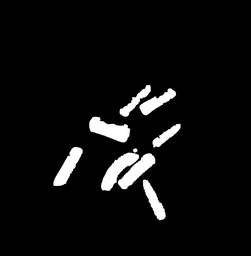
#> input picture test.jpg, 251 x 256 px, shrunk from 1800 x 1836 before the run, given in place of Plus_sign.jpg, which was not available
$ jupyter execute --allow-errors pressent.ipynb   (shell and % lines are left out)   (Python 2 division)
#> lines starting #> are read from the running program, lines starting #| are printed output that depends on the picture; after the words box and inside, x2 and y2 are one past the last pixel; in counts of white or black regions, pixels touching at a corner belong together; pictures that were not available may be replaced by others from this repository, and a replacement may not be noted
#> in read_image, image is the input picture: shape (256, 251); min 0, max 255, mean 13.8
#> in read_image, `ret,image = cv2.threshold(image,127,255,cv2.THRESH_BINARY_INV)`:
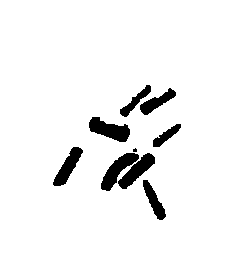
#> image: shape (256, 251); 94.6% white; 9 black regions (1 under 20 px), largest, box (x1, y1, x2, y2) and area: (89, 117, 130, 142) 589, (101, 153, 139, 191) 575, (118, 153, 155, 189) 527
[cell 1]
from skimage.exposure import rescale_intensity
import numpy as np
import argparse
import cv2
import math
from matplotlib import pyplot as plt

[cell 2]
def convolve(image, kernel,ker_mul,iterations):

#> called with kernel = array of shape (3, 3), ker_mul = 1, iterations = 5
    if iterations==0:
        return image
    else:
        (iH, iW) = image.shape[:2]
#> iH = 256; iW = 251
        (kH, kW) = kernel.shape[:2]

        pad = (kW - 1) / 2
        image = cv2.copyMakeBorder(image, pad, pad, pad, pad,cv2.BORDER_REPLICATE)
#> image: shape (258, 253); 94.7% white; 9 black regions (1 under 20 px), largest, box (x1, y1, x2, y2) and area: (90, 118, 131, 143) 589, (102, 154, 140, 192) 575, (119, 154, 156, 190) 527
        output = np.zeros((iH, iW), dtype="float32")

        for y in range(iH):
            for x in range(iW):
                roi = image[y :y + kH, x:x + kW]
                k = (roi * kernel).sum()
                k=k/ker_mul
                output[y,x] = k

        output = rescale_intensity(output, in_range=(0, 255))
#> output: shape (256, 251) float32; values 0 (black) and 1 (white), 1.5% white in thin lines or dots, all inside (x1, y1, x2, y2) = (52, 91, 182, 221)
        output = (output * 255).astype("uint8")
        return convolve(output,kernel,ker_mul,iterations-1)
#> in convolve (call 2), `image = cv2.copyMakeBorder(image, pad, pad, pad, pad,cv2.BORDER_REPLIC..`: image: shape (258, 253); 1.5% white in thin lines or dots, all inside (x1, y1, x2, y2) = (53, 92, 183, 222)
#> in convolve (call 2), `output = rescale_intensity(output, in_range=(0, 255))`: output: shape (256, 251) float32; values 0 (black) and 1 (white), 1.6% white in thin lines or dots, all inside (x1, y1, x2, y2) = (51, 90, 183, 220)
#> call 3 of convolve, with kernel = array of shape (3, 3), ker_mul = 1, iterations = 3
#> in convolve (call 3), `image = cv2.copyMakeBorder(image, pad, pad, pad, pad,cv2.BORDER_REPLIC..`: image: shape (258, 253); 1.6% white in thin lines or dots, all inside (x1, y1, x2, y2) = (52, 91, 184, 221)
#> after the loop in convolve (call 3), `for y in range(iH):`:
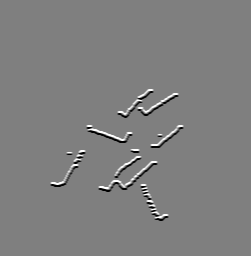
#> output: shape (256, 251) float32; min -1020, max 1020, mean 0; drawn with min black and max white
#> in convolve (call 3), `output = rescale_intensity(output, in_range=(0, 255))`: output: shape (256, 251) float32; values 0 (black) and 1 (white), 1.7% white in thin lines or dots, all inside (x1, y1, x2, y2) = (50, 89, 184, 218)
#> call 4 of convolve, with kernel = array of shape (3, 3), ker_mul = 1, iterations = 2
#> in convolve (call 4), `image = cv2.copyMakeBorder(image, pad, pad, pad, pad,cv2.BORDER_REPLIC..`:
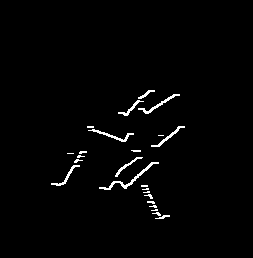
#> image: shape (258, 253); 1.7% white in thin lines or dots, all inside (x1, y1, x2, y2) = (51, 90, 185, 219)
#> after the loop in convolve (call 4), `for y in range(iH):`:
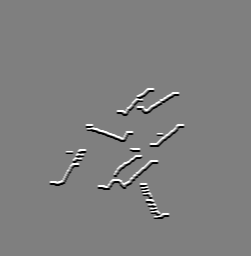
#> output: shape (256, 251) float32; min -1020, max 1020, mean 0; drawn with min black and max white
#> in convolve (call 4), `output = rescale_intensity(output, in_range=(0, 255))`: output: shape (256, 251) float32; values 0 (black) and 1 (white), 1.8% white in thin lines or dots, all inside (x1, y1, x2, y2) = (49, 88, 185, 217)
#> in convolve (call 5), `image = cv2.copyMakeBorder(image, pad, pad, pad, pad,cv2.BORDER_REPLIC..`:
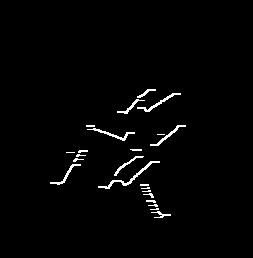
#> image: shape (258, 253); 1.8% white in thin lines or dots, all inside (x1, y1, x2, y2) = (50, 89, 186, 218)
#> after the loop in convolve (call 5), `for y in range(iH):`:
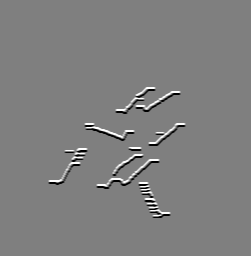
#> output: shape (256, 251) float32; min -1020, max 1020, mean 0; drawn with min black and max white
#> in convolve (call 5), `output = rescale_intensity(output, in_range=(0, 255))`:
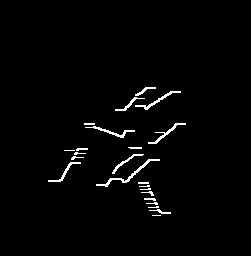
#> output: shape (256, 251) float32; values 0 (black) and 1 (white), 1.9% white in thin lines or dots, all inside (x1, y1, x2, y2) = (48, 87, 186, 216)
#> in convolve (call 7), `image = cv2.copyMakeBorder(image, pad, pad, pad, pad,cv2.BORDER_REPLIC..`:
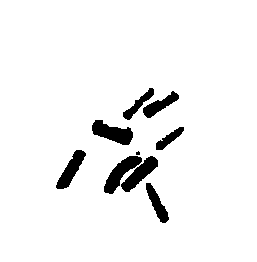
#> image: shape (262, 257); 94.8% white; 9 black regions (1 under 20 px), largest, box (x1, y1, x2, y2) and area: (92, 120, 133, 145) 589, (104, 156, 142, 194) 575, (121, 156, 158, 192) 527
#> after the loop in convolve (call 7), `for y in range(iH):`:
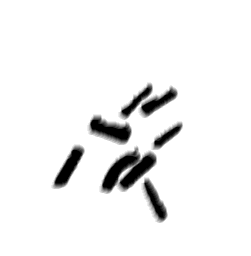
#> output: shape (256, 251) float32; min 0, max 3570, mean 3376.5; drawn with min black and max white
#> in convolve (call 7), `output = rescale_intensity(output, in_range=(0, 255))`:
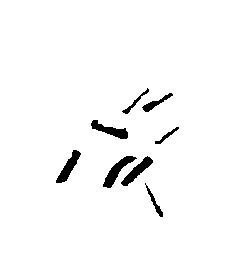
#> output: shape (256, 251) float32; values 0 (black) and 1 (white), 97.3% white; 8 black regions, largest, box (x1, y1, x2, y2) and area: (103, 156, 137, 188) 347, (121, 156, 153, 186) 310, (56, 150, 81, 183) 307

[cell 3]
def find_shape(image, kernel):
    (iH, iW) = image.shape[:2]
#> iH = 256; iW = 251
    (kH, kW) = kernel.shape[:2]

    pad = (kW - 1) / 2
    image = cv2.copyMakeBorder(image, pad, pad, pad, pad,cv2.BORDER_REPLICATE)
    output = np.zeros((iH, iW), dtype="float32")
    prev_sum=0
    for y in range(iH):
        for x in range(iW):
            roi = image[y :y + kH, x:x + kW]
            k = (roi * kernel).sum()
            if k> prev_sum:
                prev_sum=k
                y1,yw,x1,xw=y,y + kH,x,x + kW
#> after the loop, prev_sum = 3570; x1 = 0; xw = 7; y1 = 0; yw = 7

    return (cv2.rectangle(image.copy(), (x1, y1), (xw, yw), (255,0,0), 2))

[cell 4]
def plot(*images):
    ncols=2
    nrows=int(math.ceil(len(images)/2.0))
    fig, ax = plt.subplots(nrows, ncols,gridspec_kw = {'wspace':0, 'hspace':0},facecolor='.5')
    plt.axis('off')
    for i in range(0,len(images)):
        plt.subplot(nrows,ncols,i+1),plt.imshow(images[i],cmap='Greys')
        plt.axis('off')
    plt.show()

[cell 5]
def read_image(path,invert=0):
    image= cv2.imread(path,0)
    if invert==1:
        ret,image = cv2.threshold(image,127,255,cv2.THRESH_BINARY_INV)
    plot(image)
    return image

[cell 6]
sobelX = np.array((
    [-1, 0, 1],
    [-2, 0, 2],
    [-1, 0, 1]), dtype="int")
sharpen = np.array((
    [0, -1, 0],
    [-1, 5, -1],
    [0, -1, 0]), dtype="int")
sobelY = np.array((
    [-1, -2, -1],
    [0, 0, 0],
    [1, 2, 1]), dtype="int")
extendY=np.array((
    [0, 1, 0],
    [0, 1, 0],
    [0, 1, 0]), dtype="int")
extendX=np.transpose(extendY)
axisel=np.array((
    [1, 0, 0],
    [0, 1, 0],
    [0, 0, 1]), dtype="int")
erode=np.array((
    [1, 1, 1],
    [1, 1, 1],
    [1, 1, 1]), dtype="int")
mouse_k=np.array((
    [0,0,0,1,1,1,0],
    [0,0,1,1,0,0,0],
    [0,1,1,0,0,0,0],
    [0,1,1,0,0,0,0],
    [0,1,1,0,0,0,0],
    [0,1,1,0,0,0,0],
    [0,0,1,0,0,0,0]), dtype="int")

[cell 7]
plus=read_image("./Plus_sign.jpg",1)

[cell 8]
out1=convolve(plus,sobelY,1,5)

[cell 9]
plot(plus,out1)

#> (a cell that did not finish here is left out)

#> (a cell that did not finish here is left out)

[cell 12]
mouse=read_image("./mouse.jpg",1)

[cell 13]
out=convolve(mouse,mouse_k,1,1)

[cell 14]
plot(mouse,out)

[cell 15]
shape=find_shape(mouse,mouse_k)
plot(mouse)
